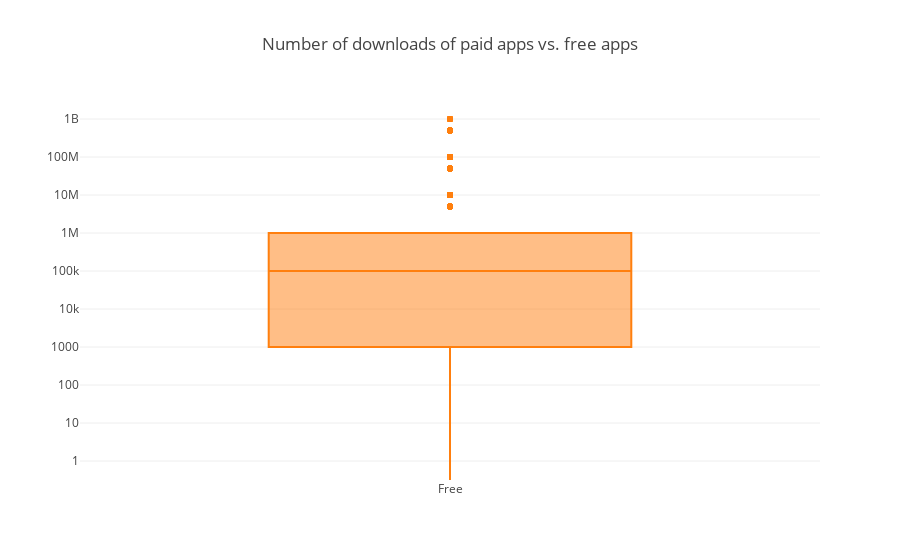

Here is the notebook cell this chart was saved with:
### Markdown cell above
## 8. Popularity of paid apps vs free apps
<p>For apps in the Play Store today, there are five types of pricing strategies: free, freemium, paid, paymium, and subscription. Let's focus on free and paid apps only. Some characteristics of free apps are:</p>
<ul>
<li>Free to download.</li>
<li>Main source of income often comes from advertisements.</li>
<li>Often created by companies that have other products and the app serves as an extension of those products.</li>
<li>Can serve as a tool for customer retention, communication, and customer service.</li>
</ul>
<p>Some characteristics of paid apps are:</p>
<ul>
<li>Users are asked to pay once for the app to download and use it.</li>
<li>The user can't really get a feel for the app before buying it.</li>
</ul>
<p>Are paid apps are installed as much as free apps? It turns out that paid apps have a relatively lower number of installs than free apps, though the difference is not as stark as I would have expected!</p>

### Code cell
trace0 = go.Box(
    # Data for paid apps
    y=apps[apps['Price']!=0]['Installs'],
    name = 'Paid'
)

trace1 = go.Box(
    # Data for free apps
    y=apps[apps['Price']==0]['Installs'],
    name = 'Free'
)

layout = go.Layout(
    title = "Number of downloads of paid apps vs. free apps",
    yaxis = dict(
        type = 'log',
        autorange = True
    )
)

# Add trace0 and trace1 to a list for plotting
data = [trace0,trace1]
plotly.offline.iplot({'data': data, 'layout': layout})

### Figure 1 — Plotly figure (JSON) as saved in the notebook; plotly's stock layout.template omitted (floating-point values rounded to 4 significant figures; data arrays with more than 128 entries replaced by an {"elided": "..."} marker saying what was removed)
{"data": [{"name": "Paid", "y": [], "type": "box", "uid": "3d7607fd-ca75-442c-961d-856d7e1f95f7"}, {"name": "Free", "y": {"elided": "9659 int values"}, "type": "box", "uid": "c8774203-3b44-42d1-b770-53c71cd805ce"}], "layout": {"title": "Number of downloads of paid apps vs. free apps", "yaxis": {"autorange": true, "type": "log"}}}
